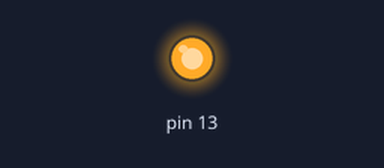
Bench run of a sketch on a simulated Arduino Uno, built with avr-gcc and run on an emulated ATmega328P. On the bench: output pins drawn as LEDs (lit = HIGH).

Above: at 0.5 s.
At 7.1 s:
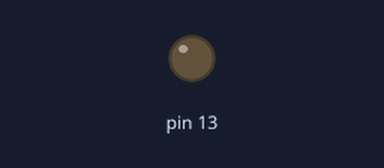
Timing chart, 0 to 10.5 s (numbered marks = the images above):
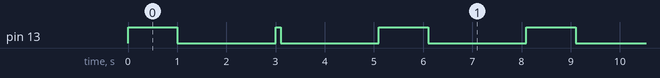

Measured:
- by itself, pin 13: repeats every 8.1 s: LOW 2.0 s, HIGH 0.10 s, 2 × (LOW 2.0 s, HIGH 1.0 s)
- by itself, everything shown: repeats every 8.1 s, in 6 steps

The sketch:

ponderada_em_aula.ino
```cpp
void setup() {
  // put your setup code here, to run once:
  pinMode(13, OUTPUT);
}

void ledControl(int duration) {
  digitalWrite(13, HIGH);
  delay(duration);
  digitalWrite(13, LOW);
  delay(2000);
}

void loop() {
  // put your main code here, to run repeatedly:
  ledControl(1000);

  ledControl(100);

  ledControl(1000);
}
```
